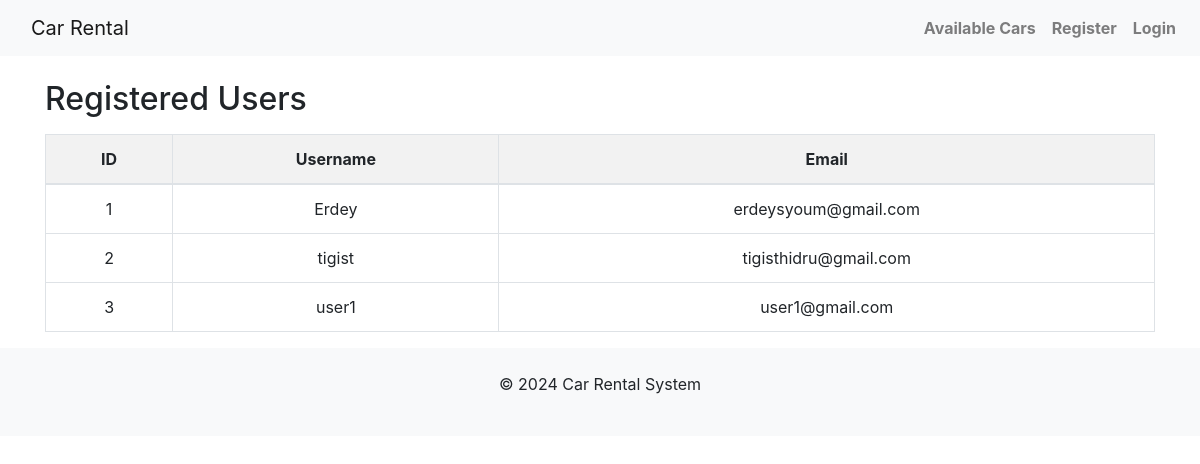
Screenshot of /users with the database file from the repository.
### app/models.py (models this page shows, shortened)
class User(UserMixin, db.Model):
    id = db.Column(db.Integer, primary_key=True)
    username = db.Column(db.String(50), unique=True, nullable=False)
    password = db.Column(db.String(50), nullable=False)
    email = db.Column(db.String(100), unique=True, nullable=False)
    contact_no = db.Column(db.Integer, unique=True)
    address = db.Column(db.String(100))
    role = db.Column(db.String(50), default='customer')

### app/routes.py (the view)
@app.route('/users')
def users():
    all_users = User.query.all()
    return render_template('users.html', users=all_users)

### app/templates/users.html (shortened to what this page needs)
<!DOCTYPE html>
<html lang="en">
<head>
</head>
<body>
{% extends "base.html" %}
{% block content %}
<div class="container">
   <h2 class="mt-4">Registered Users</h2>
    <table class="table table-bordered mt-3">
        <thead>
        <tr>
            <th>ID</th>
            <th>Username</th>
            <th>Email</th>
        </tr>
        </thead>
        <tbody>
        {% for user in users %}
        <tr>
            <td>{{user.id }}</td>
            <td>{{user.username }}</td>
            <td>{{user.email}}</td>
        </tr>
        {% endfor %}
        </tbody>
    </table>
</div>
{% endblock %}

### app/static/css/custom.css (style rules this page uses)
body { font-family: Arial, sans-serif; margin: 0; padding: 0; background-color: #f4f4f4; }
table { width: 80%; margin: 20px auto; border-collapse: collapse; background-color: #fff; }
table th, table td { padding: 10px; border: 1px solid #ddd; text-align: center; }
table th { background-color: #f2f2f2; }
.container { width: 80%; margin: auto; overflow: hidden; }
table, th, td { border: 1px solid; }

### rows the page displays
User: id "1", username "Erdey", email "erdeysyoum@gmail.com"
User: id "2", username "tigist", email "tigisthidru@gmail.com"
User: id "3", username "user1", email "user1@gmail.com"
